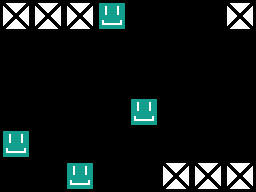

A level layout from a 2D game, rendered from its tile map. Below: a short description, then the map file with its tile-grid data intact:
An orthogonal 8x6 tile map with 32x32 px tiles, 1 tile layer (Object), 1 hidden layer not drawn.

<map version="1.0" tiledversion="1.1.4" orientation="orthogonal" renderorder="right-down" width="8" height="6" tilewidth="32" tileheight="32" infinite="0" nextobjectid="1">
 <tileset firstgid="1" source="tiles.tsx" />
 <layer name="Tile Layer 1" width="8" height="6" visible="0">
  <data encoding="csv">
2,2,2,2,2,2,2,2,
2,2,2,2,2,2,2,2,
2,2,2,2,2,2,2,2,
2,2,2,2,2,2,2,2,
2,2,2,2,2,2,2,2,
2,2,2,2,2,2,2,2
</data>
 </layer>
 <layer name="Object" width="8" height="6">
  <data encoding="csv">
4,4,4,1,0,0,0,4,
0,0,0,0,0,0,0,0,
0,0,0,0,0,0,0,0,
0,0,0,0,1,0,0,0,
1,0,0,0,0,0,0,0,
0,0,1,0,0,4,4,4
</data>
 </layer>
</map>
